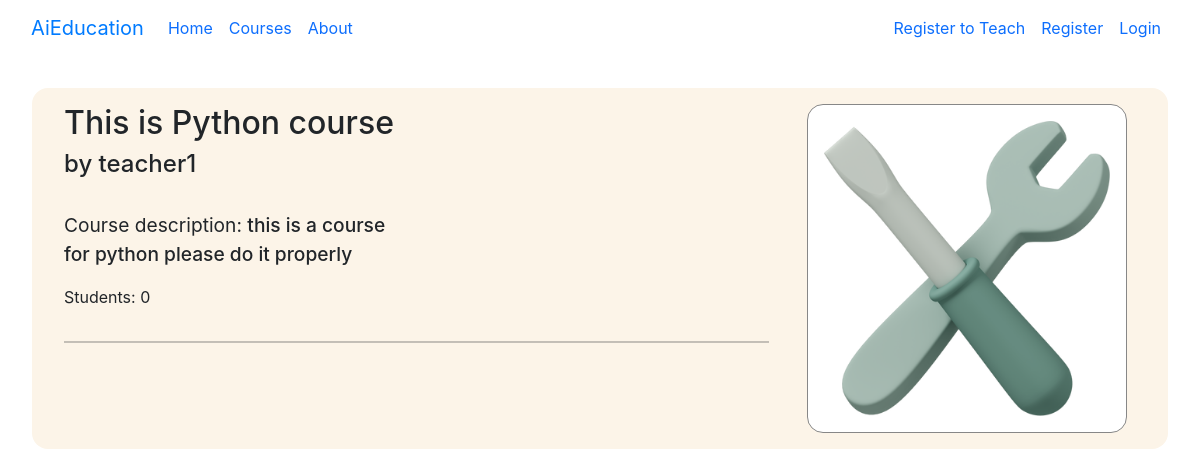
The app's page /courses/course-in/python-course-1/, older data.
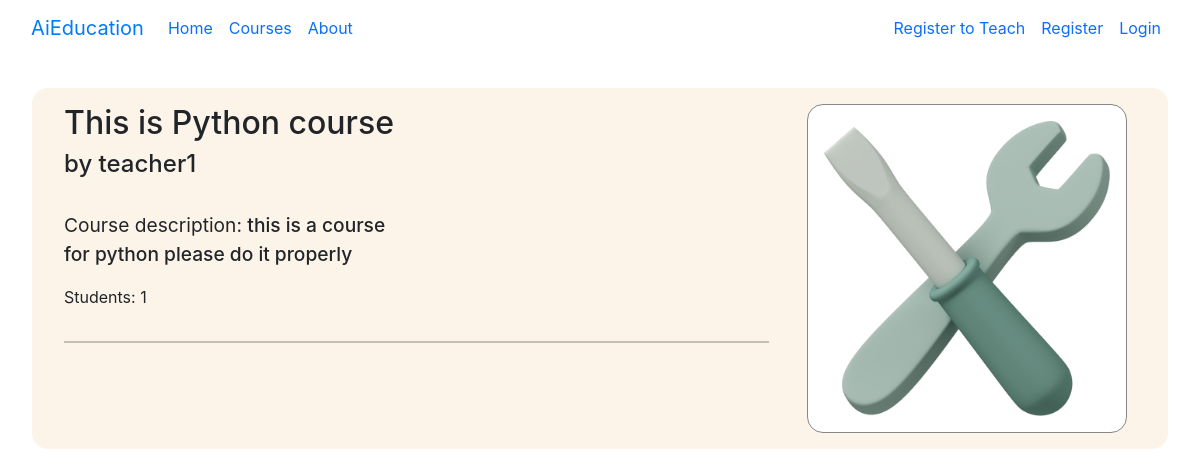
The same page, newer data.
### courses/models.py (models this page shows, shortened)
class Course(models.Model):
    course_name = models.CharField(max_length=100)
    made_by_teacher = models.ForeignKey(to=Teacher , on_delete=models.CASCADE, related_name='made_course')
    student = models.ManyToManyField(Student ,through='Course_members', related_name='has_course') # To get through the model name
    course_img = models.ImageField(upload_to='photos/courses',blank=True) # to change the upload path
    course_description = models.CharField(max_length=300)
    slug = models.SlugField()
    iscomplete = models.BooleanField(default=False)
    Age_choices = [
        ('Age < 10', 'Age <10'),
        ('10 < Age < 15', '10 < Age < 15'),
        ('15 < Age < 18','15 < Age < 18'),
        ('Above 18', 'Above 18'),
        ('For all ages', 'For all ages'),]
    age_group = models.CharField(max_length=20, choices=Age_choices, default='For all ages')
    tz1 = pytz.timezone('Asia/Kolkata')
    current_time = timezone.now().astimezone(tz1)
    duration = timedelta(hours=5, minutes=30)
    current_date = current_time + duration
    date_generated = models.DateTimeField(default=current_date)
    class Meta:
        ordering = ["course_name"]

### accounts/models.py (models this page shows, shortened)
class Teacher(models.Model):
    name = models.CharField(max_length=50, unique=True)
    user = models.OneToOneField(to=User, on_delete=models.CASCADE, related_name='teacher')
    is_verified = models.BooleanField(default=False)
    number = models.CharField(max_length=11)
    profile_photo = models.ImageField(upload_to='photos/teacher', null=True, blank=True)
    bio = models.CharField(max_length=100, blank=True, null=True)
    GENDER_CHOICES = [
        ('Male', 'Male'),
        ('Female', 'Female'),
        ('None', 'None')]
    EXPERIENCE_CHOICES=[
        ('less then 1 year','less then 1 year'),('1 - 2 years','1 - 2 years'),
        ('2-4 years','2-4 years'),('5 years and above','5 years and above'),
    ]
    TYPE_USER = [
        ('student', 'student'),
        ('teacher', 'teacher'),
        ('admin', 'admin')]
    is_type = models.CharField(max_length=20, choices=TYPE_USER, default='teacher')
    gender = models.CharField(max_length=10, choices=GENDER_CHOICES, default='None')
    experience = models.CharField(max_length=30, choices=EXPERIENCE_CHOICES, default='less then 1 year')
    def __str__(self):
        return self.name

### courses/views.py (the view)
# urls.py: path('course-in/<slug:slug>/', views.SingleCourse.as_view(), name='singlecourse'),
class SingleCourse(DetailView):
    model = Course
    template_name = 'courses/course_detail.html'

### courses/templates/courses/course_detail.html (shortened to what this page needs)
{% extends "base.html" %}
{% load static %}
{% block content %}
<div style="padding: 2em;">
<div style="padding:1em 2em; background-color: rgb(252, 244, 232); border-radius: 1em;">
  <div class="row">
    <div class="col-lg-8">
      <h2>This is {{course.course_name}}</h2>
      <h4>by {{ course.made_by_teacher}}</h4>
      <br>
      <div class="row">
       <div class="col-lg-6">
         <p style="font-size: 1.2em; "> Course description:
           <span style="font-weight: 500;">{{course.course_description}}</span>
           <div>Students: {{course.student.count}}</div> </p>
       </div>
      </div>
      <hr>
    </div>
    <div class="col-lg-4" style="text-align: center;">
      <img class="course-detail-image"  src="{{course.course_img.url}}" alt="coures-image">
    </div>
  </div>
</div> </div>
{% endblock content %}

Row changes from the older to the newer data that the page shows:
changed Course "Python course": student.count "0" → "1"
